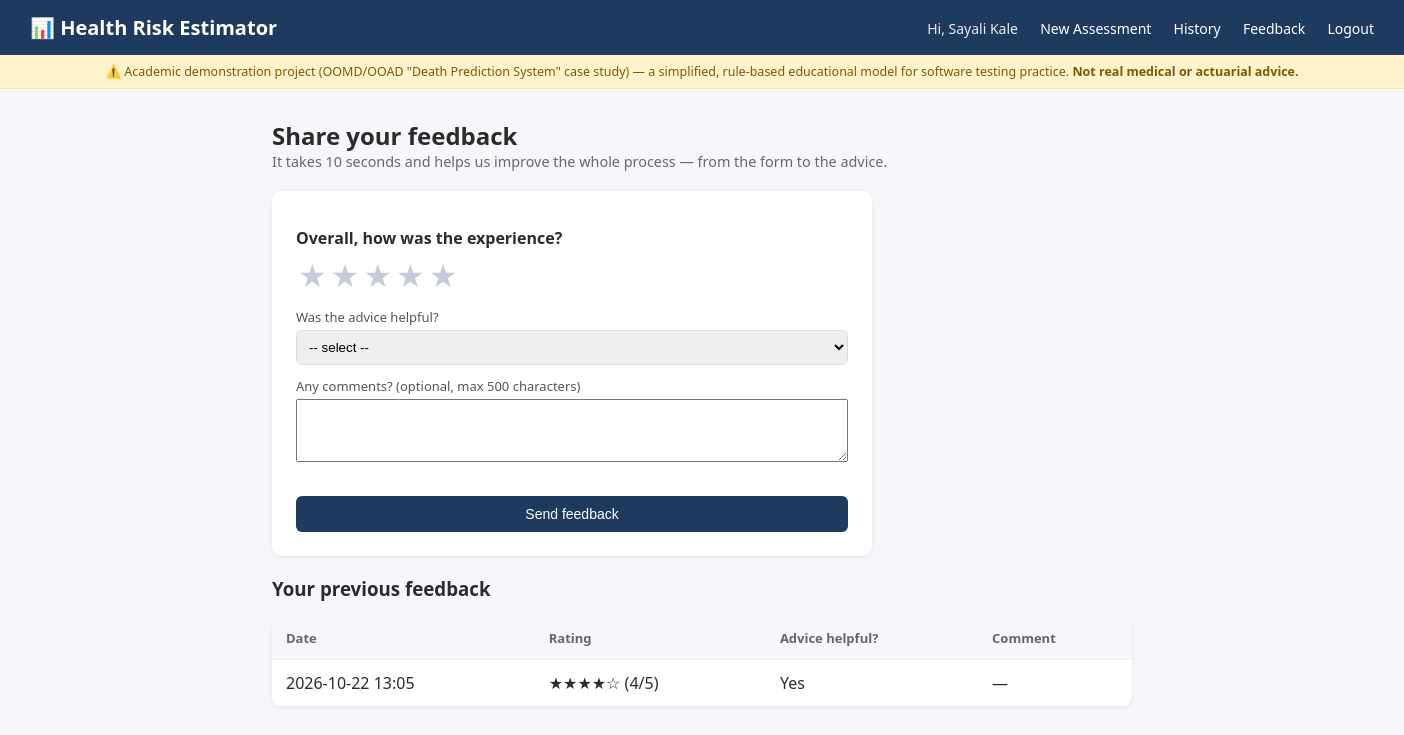
Page /feedback (signed in) on the committed database.
### models.py (models this page shows)
class Feedback(db.Model):
    __tablename__ = "feedback"
    id = db.Column(db.Integer, primary_key=True)
    user_id = db.Column(db.Integer, db.ForeignKey("users.id"), nullable=False)
    assessment_id = db.Column(db.Integer, db.ForeignKey("assessments.id"), nullable=True)
    rating = db.Column(db.Integer, nullable=False)          # 1-5 stars
    helpful = db.Column(db.String(10), nullable=False)      # yes / somewhat / no
    comment = db.Column(db.String(500), nullable=True)
    created_at = db.Column(db.DateTime, default=lambda: datetime.now(timezone.utc))

### app.py (the view, shortened to what this page needs)
    @app.route("/feedback", methods=["GET", "POST"])
    @login_required
    def feedback():
        assessment_id = request.values.get("assessment_id", type=int)
        if assessment_id is not None:
            owned = db.session.get(Assessment, assessment_id)
            if owned is None or owned.user_id != session["user_id"]:
                flash("Invalid assessment for feedback.", "error")
                return redirect(url_for("feedback"))
        mine = Feedback.query.filter_by(user_id=session["user_id"]).order_by(Feedback.id.desc()).all()
        return render_template("feedback.html", assessment_id=assessment_id, past=mine)

### templates/feedback.html (shortened to what this page needs)
{% extends "base.html" %}
{% block content %}
<h2>Share your feedback</h2>
<p class="muted">It takes 10 seconds and helps us improve the whole process — from the form to the advice.</p>
<div class="form-card wide">
    {% set suffix = '' %}
    {% include "_feedback_form.html" %}
</div>
<h3>Your previous feedback</h3>
{% if past %}
<table class="cart-table">
    <thead><tr><th>Date</th><th>Rating</th><th>Advice helpful?</th><th>Comment</th></tr></thead>
    <tbody>
    {% for f in past %}
        <tr><td>{{ f.created_at.strftime('%Y-%m-%d %H:%M') }}</td>
            <td>{{ '★' * f.rating }}{{ '☆' * (5 - f.rating) }} ({{ f.rating }}/5)</td>
            <td>{{ f.helpful|capitalize }}</td><td>{{ f.comment or '—' }}</td></tr>
    {% endfor %}
    </tbody>
</table>
{% else %}<p class="muted">You haven't submitted any feedback yet.</p>{% endif %}
{% endblock %}

### static/style.css (style rules this page uses)
* { box-sizing: border-box; margin: 0; padding: 0; }
body { font-family: 'Segoe UI', Arial, sans-serif; background: #f5f7fa; color: #2b2b2b; }
.form-card { background: white; padding: 24px; border-radius: 10px; box-shadow: 0 1px 4px rgba(0,0,0,0.08); max-width: 400px; margin: 20px 0; }
.form-card.wide { max-width: 600px; }
.cart-table { width: 100%; background: white; border-radius: 10px; overflow: hidden; border-collapse: collapse; box-shadow: 0 1px 4px rgba(0,0,0,0.08); margin-top: 16px; }
.cart-table th, .cart-table td { padding: 12px 14px; text-align: left; border-bottom: 1px solid #eee; }
.cart-table th { background: #f5f7fa; font-size: 13px; color: #666; }
.muted { color: #667; font-size: 0.9rem; }

### rows in the picture
Feedback: created_at "2026-10-22 13:05", rating "★★★★", rating "☆", rating "4", helpful "Yes", comment "—"

### other values in the picture
{{ session.get('user_name') }} "Sayali Kale"
